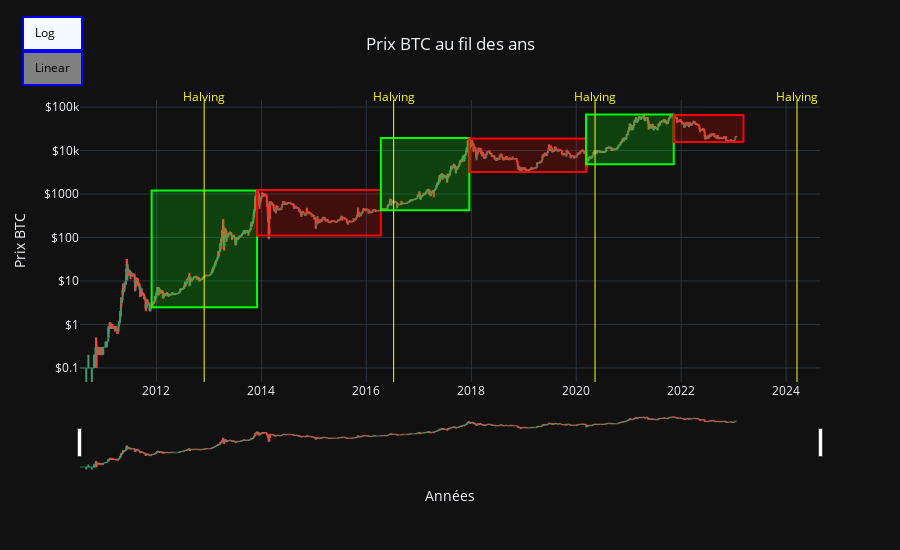

The cell this chart's notebook holds for it:
### Code cell
import plotly.graph_objects as go
from datetime import datetime

fig = go.Figure(data=go.Ohlc(x=data['Date'],
                open=data['Open'],
                high=data['High'],
                low=data['Low'],
                close=data['Close']))

current_date = datetime.now().strftime('%Y-%m-%d')

x_values = {'Bull1': ('2011-11-28', '2013-12-01'), 
            'Bear1': ('2013-12-01', '2016-04-11'), 
            'Bull2': ('2016-04-11', '2017-12-18'), 
            'Bear2': ('2017-12-18', '2020-03-09'), 
            'Bull3': ('2020-03-09', '2021-11-10'),
            'Bear3': ('2021-11-10', current_date)}

y_values = {}
for name, (x0, x1) in x_values.items():
    filtered_data = data.loc[(data['Date'] >= x0) & (data['Date'] <= x1)]
    y0 = filtered_data['Close'].min()
    y1 = filtered_data['Close'].max()
    y_values[name] = (y0, y1)

# Nombre de jours Bull run et Bear market
bull_run_days = 0
bear_market_days = 0
bull_run_counter = 0
bear_market_counter = 0

for name, (x0, x1) in x_values.items():
    x0 = datetime.strptime(x0, '%Y-%m-%d')
    x1 = datetime.strptime(x1, '%Y-%m-%d')
    delta = x1 - x0
    days= delta.days
    if 'Bull' in name:
        print(f"Bull: {days} jours entre {x0} et {x1}")
        bull_run_days += days
        bull_run_counter += 1
    elif 'Bear' in name:
        print(f"Bear: {days} jours entre {x0} et {x1}")
        bear_market_days += days
        bear_market_counter += 1
    
average_bull_run = int(bull_run_days/bull_run_counter)
average_bear_market = int(bear_market_days/bear_market_counter)
print("\n*** Moyenne jours ***")
print(f"Moyenne Bull:     {average_bull_run} jours")
print(f"Moyenne Bear :    {average_bear_market} jours")

# Calcul du pourcentage de gain et de perte pour les bull et bear
print("\n*** Pourcentage ***")
bull = []
bear = []
for name, (y0, y1) in y_values.items():
    if name.startswith("Bull"):
        bull.append((y1 - y0) / y0 * 100)
    else:
        bear.append((y0 - y1) / y1 * 100)

for i in range(len(bull)): 
    print(f"Bull{i+1}, pourcentage de gain: {round(bull[i],2)} %")
for i in range(len(bear)): 
    print(f"Bear{i+1}, pourcentage de perte: {round(bear[i],2)} %")

# Créer un DataFrame à partir des données (à revoir pour mettre dès le départ)
data_bull_bear = {'Bull': [734, 616, 611],
        'Bear': [862, 812, 436],
        'Pourcentage_gain': [48176.0, 4490.77, 1299.25],
        'Pourcentage_perte': [-90.98, -82.98, -75.9]
}
df_bull_bear = pd.DataFrame(data_bull_bear)

# Afficher les statistiques de base
print("\n*** Statistiques ***")
print(df_bull_bear[['Bull','Bear','Pourcentage_gain','Pourcentage_perte']].describe())
  
green_02 = 'rgba(0, 255, 0, 0.2)'
red_02 = 'rgba(255, 0, 0, 0.2)'
fig.update_layout(template='plotly_dark',
    height = 550,
    title='Prix BTC au fil des ans',
    xaxis_title="Années",
    yaxis_title='Prix BTC',title_x=0.5,
    shapes = [# Rectangle Bull et Bear           
            dict(type='rect', x0=x_values['Bull1'][0], y0=y_values['Bull1'][0], x1=x_values['Bull1'][1], y1=y_values['Bull1'][1], fillcolor=green_02, line=dict(color='lime')),
            dict(type='rect', x0=x_values['Bear1'][0], y0=y_values['Bear1'][0], x1=x_values['Bear1'][1], y1=y_values['Bear1'][1], fillcolor=red_02, line=dict(color='red')),
            dict(type='rect', x0=x_values['Bull2'][0], y0=y_values['Bull2'][0], x1=x_values['Bull2'][1], y1=y_values['Bull2'][1], fillcolor=green_02, line=dict(color='lime')),
            dict(type='rect', x0=x_values['Bear2'][0], y0=y_values['Bear2'][0], x1=x_values['Bear2'][1], y1=y_values['Bear2'][1], fillcolor=red_02, line=dict(color='red')),
            dict(type='rect', x0=x_values['Bull3'][0], y0=y_values['Bull3'][0], x1=x_values['Bull3'][1], y1=y_values['Bull3'][1], fillcolor=green_02, line=dict(color='lime')),
            dict(type='rect', x0=x_values['Bear3'][0], y0=y_values['Bear3'][0], x1=x_values['Bear3'][1], y1=y_values['Bear3'][1], fillcolor=red_02, line=dict(color='red')),
            # Halving
            dict(x0='2012-11-28', x1='2012-11-28', y0=0, y1=1, xref='x', yref='paper',line_width=1, line_dash='dot', line_color='yellow'),
            dict(x0='2016-07-09', x1='2016-07-09', y0=0, y1=1, xref='x', yref='paper',line_width=1, line_dash='dot', line_color='yellow'),
            dict(x0='2020-05-11', x1='2020-05-11', y0=0, y1=1, xref='x', yref='paper',line_width=1, line_dash='dot', line_color='yellow'),
            dict(x0='2024-03-17', x1='2024-03-17', y0=0, y1=1, xref='x', yref='paper',line_width=1, line_dash='dot', line_color='yellow')],
    annotations=[# Halving
        dict(x='2012-11-28', y=1.05, xref='x', yref='paper',showarrow=False, xanchor='center', text='Halving', font = dict(color = 'yellow')),
        dict(x='2016-07-09', y=1.05, xref='x', yref='paper',showarrow=False, xanchor='center', text='Halving', font = dict(color = 'yellow')),
        dict(x='2020-05-11', y=1.05, xref='x', yref='paper',showarrow=False, xanchor='center', text='Halving', font = dict(color = 'yellow')),
        dict(x='2024-03-17', y=1.05, xref='x', yref='paper',showarrow=False, xanchor='center', text='Halving', font = dict(color = 'yellow'))],
    updatemenus=[
        dict(type='buttons',
             buttons=[dict(label='Log', method='relayout', args=[{'yaxis.type': 'log'}]),
                    dict(label='Linear', method='relayout',args=[{'yaxis.type': 'linear'}])],
                    x=0, y=1.3, bgcolor = 'gray', bordercolor = 'blue', borderwidth = 2, font = dict(color = 'black')
            )]
)

fig.update_yaxes(tickprefix="$", showgrid=True)
fig.update_xaxes(showgrid=True)
fig.update_layout(yaxis=dict(type='log'))

fig.show()

### Figure 1 — Plotly figure (JSON) as saved in the notebook; plotly's stock layout.template omitted (floating-point values rounded to 4 significant figures; data arrays with more than 128 entries replaced by an {"elided": "..."} marker saying what was removed)
{"data": [{"close": {"elided": "4570 float values"}, "high": {"elided": "4570 float values"}, "low": {"elided": "4570 float values"}, "open": {"elided": "4570 float values"}, "type": "ohlc", "x": {"elided": "4570 str values"}}], "layout": {"annotations": [{"font": {"color": "yellow"}, "showarrow": false, "text": "Halving", "x": "2012-11-28", "xanchor": "center", "xref": "x", "y": 1.05, "yref": "paper"}, {"font": {"color": "yellow"}, "showarrow": false, "text": "Halving", "x": "2016-07-09", "xanchor": "center", "xref": "x", "y": 1.05, "yref": "paper"}, {"font": {"color": "yellow"}, "showarrow": false, "text": "Halving", "x": "2020-05-11", "xanchor": "center", "xref": "x", "y": 1.05, "yref": "paper"}, {"font": {"color": "yellow"}, "showarrow": false, "text": "Halving", "x": "2024-03-17", "xanchor": "center", "xref": "x", "y": 1.05, "yref": "paper"}], "height": 550, "shapes": [{"fillcolor": "rgba(0, 255, 0, 0.2)", "line": {"color": "lime"}, "type": "rect", "x0": "2011-11-28", "x1": "2013-12-01", "y0": 2.5, "y1": 1207.0}, {"fillcolor": "rgba(255, 0, 0, 0.2)", "line": {"color": "red"}, "type": "rect", "x0": "2013-12-01", "x1": "2016-04-11", "y0": 111.6, "y1": 1238.0}, {"fillcolor": "rgba(0, 255, 0, 0.2)", "line": {"color": "lime"}, "type": "rect", "x0": "2016-04-11", "x1": "2017-12-18", "y0": 421.4, "y1": 19350.0}, {"fillcolor": "rgba(255, 0, 0, 0.2)", "line": {"color": "red"}, "type": "rect", "x0": "2017-12-18", "x1": "2020-03-09", "y0": 3229.0, "y1": 18970.0}, {"fillcolor": "rgba(0, 255, 0, 0.2)", "line": {"color": "lime"}, "type": "rect", "x0": "2020-03-09", "x1": "2021-11-10", "y0": 4826, "y1": 67530.0}, {"fillcolor": "rgba(255, 0, 0, 0.2)", "line": {"color": "red"}, "type": "rect", "x0": "2021-11-10", "x1": "2023-03-10", "y0": 15790.0, "y1": 65510.0}, {"line": {"color": "yellow", "dash": "dot", "width": 1}, "x0": "2012-11-28", "x1": "2012-11-28", "xref": "x", "y0": 0, "y1": 1, "yref": "paper"}, {"line": {"color": "yellow", "dash": "dot", "width": 1}, "x0": "2016-07-09", "x1": "2016-07-09", "xref": "x", "y0": 0, "y1": 1, "yref": "paper"}, {"line": {"color": "yellow", "dash": "dot", "width": 1}, "x0": "2020-05-11", "x1": "2020-05-11", "xref": "x", "y0": 0, "y1": 1, "yref": "paper"}, {"line": {"color": "yellow", "dash": "dot", "width": 1}, "x0": "2024-03-17", "x1": "2024-03-17", "xref": "x", "y0": 0, "y1": 1, "yref": "paper"}], "title": {"text": "Prix BTC au fil des ans", "x": 0.5}, "updatemenus": [{"bgcolor": "gray", "bordercolor": "blue", "borderwidth": 2, "buttons": [{"args": [{"yaxis.type": "log"}], "label": "Log", "method": "relayout"}, {"args": [{"yaxis.type": "linear"}], "label": "Linear", "method": "relayout"}], "font": {"color": "black"}, "type": "buttons", "x": 0, "y": 1.3}], "xaxis": {"showgrid": true, "title": {"text": "Années"}}, "yaxis": {"showgrid": true, "tickprefix": "$", "title": {"text": "Prix BTC"}, "type": "log"}}}
